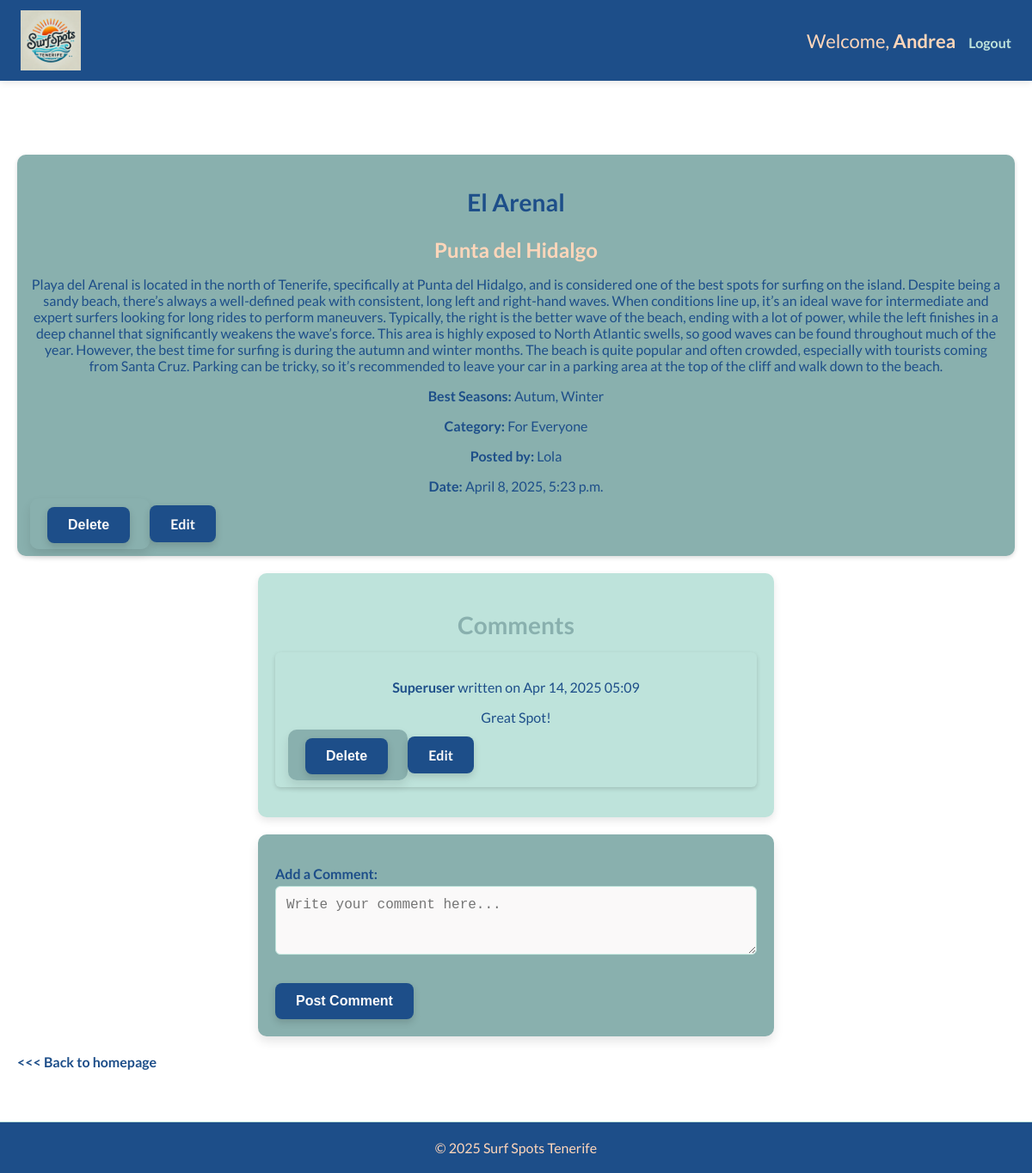
Page /surf_spots/detail/20/ (signed in) on the committed database.
### users_account/models.py (models this page shows, shortened)
class NovaUser(AbstractUser):
    pass

class SurfSpot(models.Model):
    CATEGORY_CHOICES = [
        ("Beginner", "Beginner"),
        ("Advanced", "Advanced"),
        ("For Everyone", "For Everyone"),
    ]
    title = models.CharField(max_length=50)
    location = models.CharField(max_length=50)
    description = models.TextField()
    best_seasons = models.CharField(max_length=300, blank=True, null=True)
    category = models.CharField(max_length=20, choices=CATEGORY_CHOICES, default="For Everyone") # New category field
    user = models.ForeignKey(settings.AUTH_USER_MODEL, on_delete=models.CASCADE)
    created_at = models.DateTimeField(auto_now_add=True)

class Comment(models.Model):
    surf_spot = models.ForeignKey(SurfSpot, on_delete=models.CASCADE, related_name="comments")#a foreign key to the Surf Spot linking to each comment.
    user = models.ForeignKey(settings.AUTH_USER_MODEL, on_delete=models.CASCADE)
    content = models.TextField() #content of the comment
    created_at = models.DateTimeField(auto_now_add=True) # timestamp when was the comment created

### users_account/views.py (the view)
# urls.py: path('surf_spots/detail/<int:spot_id>/', views.surf_spot_detail, name='surf_spot_detail'),
@login_required
def surf_spot_detail(request, spot_id):
    form = CommentForm()
    surf_spot = get_object_or_404(SurfSpot, id=spot_id)
    return render(request, 'users_account/surf_spot_detail.html', {'surf_spot': surf_spot, 'comment_form': form})

### users_account/forms.py
class CommentForm (forms.ModelForm):
    class Meta:
        model = Comment
        fields = ['content'] # Only include the content field for user input
        widgets = {
            'content': forms.Textarea(attrs={
                'class': 'form-control',
                'placeholder': 'Write your comment here...',
                'rows': 3,
            })
        }
        labels = {
            'content': 'Add a Comment',
        }

### users_account/templates/users_account/surf_spot_detail.html (shortened to what this page needs)
{% extends 'base.html' %}
{% block content %}
<div class="main-content">
    <div class="surf-spot">
        <h2 class="spot-title">{{ surf_spot.title }}</h2>
        <h3><strong> {{ surf_spot.location }} </strong></h3>
        <p>{{ surf_spot.description }}</p>
        <p><strong>Best Seasons:</strong> {{ surf_spot.best_seasons }}</p>
        <p><strong>Category:</strong> {{ surf_spot.category }}</p>
        <p><strong>Posted by:</strong> {{ surf_spot.user.username }}</p>
        <p><strong>Date:</strong> {{ surf_spot.created_at }}</p>
        {% if request.user.is_superuser or surf_spot.user == request.user %}
        <form method="POST" action="{% url 'delete_post' surf_spot.id %}" style="display:inline;">
            <button type="submit" class="btn-primary"
                onclick="return confirm('Are you sure you want to delete this surf spot?');">Delete</button>
        </form>
        <a href="{% url 'edit_post' surf_spot.id %}" class="edit-btn">Edit</a>
        {% endif %}
    </div>
    <div class="comments-section">
        <h2>Comments</h2>
        {% if surf_spot.comments.exists %}
        {% for comment in surf_spot.comments.all %}
        <div class="comment">
            <p><strong>{{ comment.user.username }}</strong> written on {{ comment.created_at|date:"M d, Y H:i" }}
            </p>
            <p>{{ comment.content }}</p>
            {% if request.user.is_superuser or comment.user == request.user %}
            <form method="POST" action="{% url 'delete_comment' comment.id %}" style="display:inline;">
                <button type="submit" class="btn-primary">Delete</button>
            </form>
            <a href="{% url 'edit_comment' comment.id %}" class="edit-btn">Edit</a>
            {% endif %}
        </div>
        {% endfor %}
        {% else %}
        <p>No comments yet.</p>
        {% endif %}
    </div>
    {% if request.user.is_authenticated %}
    <div class="comment-form">
        <form method="POST" action="{% url 'add_comment' surf_spot.id %}">
            {{ comment_form.as_p }}
            <button type="submit" class="btn-primary">Post Comment</button>
        </form>
    </div>
    <a href="{% url 'home' %}" class="link">
        <<< Back to homepage</a>
            {% else %}
            <p>You must <a href="{% url 'login' %}">Log in</a> to post a comment.</p>
            {% endif %}
</div>
{% endblock %}

### templates/base.html (shortened to what this page needs)
{% load static %}
<!DOCTYPE html>
<html lang="en">
<head>
    <link rel="stylesheet" href="{% static 'css/styles.css' %}">
</head>
<body>
    <nav class="navbar">
        <div class="nav-container">
            <div class="logo">
                <img src="{% static 'images/logo.png' %}" alt="Surf Spots Logo" class="logo-img">
            </div>
            <ul class="nav-links">
                {% if request.user.is_authenticated %}
                <li>Welcome, <strong>{{ request.user.username }}</strong></li>
                <li><a href="{% url 'logout' %}" class="nav-link">Logout</a></li>
                {% else %}
                    {% if request.path == '/login/' %}
                        <li><a href="{% url 'login' %}" class="nav-link">Login</a></li>
                    {% endif %}
                {% endif %}
            </ul>
        </div>
    </nav>
    <main>
        {% block content %}{% endblock %}
    </main>
    <footer>
        <p>&copy; 2025 Surf Spots Tenerife</p>
    </footer>
</body>
</html>

### static/css/styles.css (style rules this page uses)
:root { --light-orange: #FFD6BA; --light-green: #BEE3DB; --mint-green: #89B0AE; --dark: #1D4E89; --light: #FAF9F9; }
*, *::before, *::after { box-sizing: inherit; }
body, html { margin: 0; padding: 0; box-sizing: border-box; font-family: 'Lato', sans-serif; overflow-x: hidden; scroll-behavior: smooth; }
.navbar { background-color: var(--dark); padding: 12px 24px; position: fixed; top: 0; left: 0; width: 100%; z-index: 1000; box-shadow: 0 2px 8px rgba(0, 0, 0, 0.1); color: var(--light); }
.nav-container { display: flex; justify-content: space-between; align-items: center; flex-wrap: wrap; max-width: 1200px; margin: 0 auto; }
.nav-links { list-style: none; display: flex; flex-wrap: wrap; align-items: center; gap: 15px; }
.nav-links li { color: var(--light-orange); }
.nav-links a { text-decoration: none; color: var(--light-green); font-weight: bold; font-size: 16px; transition: color 0.3s ease; }
.logo { display: flex; align-items: center; gap: 12px; color: var(--light-orange); font-weight: bold; text-decoration: none; font-size: 22px; }
.logo-img { height: 70px; width: auto; }
h1, h2, h3, p { margin-bottom: 15px; text-align: center; color: var(--dark); }
h2 { font-size: clamp(20px, 4vw, 28px); color: var(--mint-green); }
h3 { font-size: clamp(18px, 3vw, 24px); color: var(--light-orange); }
p, li, .nav-links a { font-size: clamp(18px, 2.5vw, 22px); }
p, form label, form input, form textarea, form select, .nav-links a, .comment, .surf-spot, button { font-size: clamp(14px, 2.5vw, 16px); }
button, .btn-primary, .delete-btn, .edit-btn, .post-comment-btn { background-color: var(--dark); color: var(--light); border: none; padding: 12px 24px; border-radius: 8px; font-size: 16px; font-weight: bold; cursor: pointer; text-decoration: none; box-shadow: 0 4px 8px rgba(0, 0, 0, 0.15); transition: all 0.3s ease-in-out; }
a { cursor: pointer; color: var(--dark); text-decoration: none; transition: transform 0.2s ease, color 0.2s ease; font-weight: 700; }
main { padding-top: 80px; }
.main-content { padding: 20px; padding-top: 100px; margin: 0 auto; max-width: 1200px; }
.spot-title { color: var(--dark); }
form { background: var(--mint-green); padding: 20px; border-radius: 10px; box-shadow: 0 6px 12px rgba(0, 0, 0, 0.1); margin: 20px auto; width: 100%; max-width: 600px; color: var(--dark); }
form label { display: flex; font-weight: bold; margin-bottom: 5px; margin-top: 0; }
form input, form textarea, form select { width: 100%; padding: 12px; margin-bottom: 15px; border: 1px solid var(--light-green); border-radius: 6px; font-size: 16px; background-color: var(--light); }
.surf-spot { background: var(--mint-green); padding: 15px; border-radius: 10px; margin-bottom: 20px; box-shadow: 0 2px 5px rgba(0, 0, 0, 0.15); color: white; }
.comments-section { background-color: var(--light-green); padding: 20px; border-radius: 10px; box-shadow: 0 4px 10px rgb(0, 0, 0, 0.1); max-width: 600px; margin: 20px auto; }
.comment { padding: 15px; margin-bottom: 15px; background-color: var(--light-green); border-radius: 6px; color: var(--dark); box-shadow: 0 2px 5px rgba(0, 0, 0, 0.15); }
footer { background-color: var(--dark); color: var(--light-orange); padding: 20px; text-align: center; font-size: 16px; margin-top: 40px; border-top: 1px solid var(--light-green); position: relative; z-index: 10; }
footer p { margin: 0; color: var(--light-orange); text-align: center; }

### rows in the picture
NovaUser: user.username "Andrea"
SurfSpot: title "El Arenal", location "Punta del Hidalgo", description "Playa del Arenal is located in the north of Tenerife, specifically at Punta del Hidalgo, and is considered one of the best spots for surfing on the island. Despite being a sandy beach, there’s always a well-defined peak with consistent, long left and right-hand waves. When conditions line up, it’s an ideal wave for intermediate and expert surfers looking for long rides to perform maneuvers. Typically, the right is the better wave of the beach, ending with a lot of power, while the left finishes in a deep channel that significantly weakens the wave’s force. This area is highly exposed to North Atlantic swells, so good waves can be found throughout much of the year. However, the best time for…", best_seasons "Autum, Winter", category "For Everyone", user.username "Lola", created_at "April 8, 2025, 5:23 p.m."
Comment: user.username "Superuser", created_at "Apr 14, 2025 05:09", content "Great Spot!"
